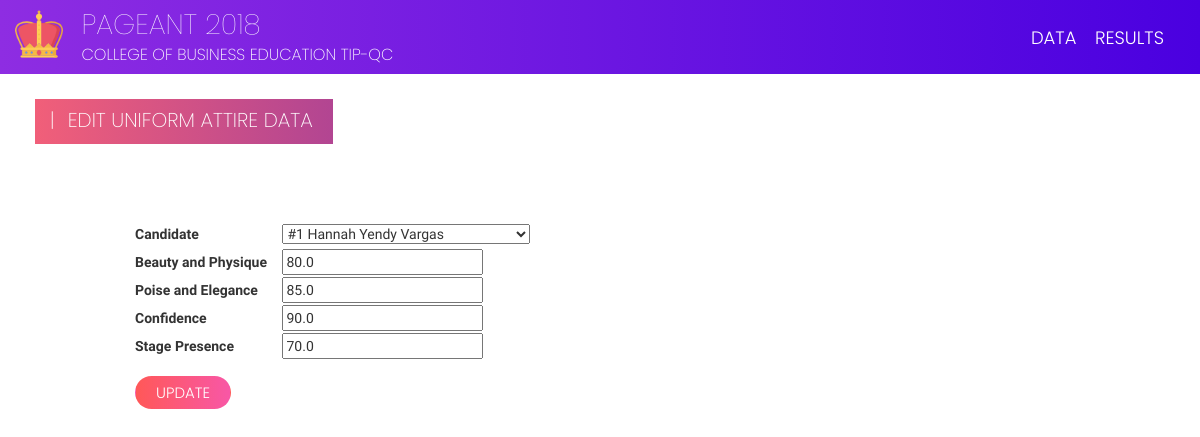
Page /candidates/uniform_attire/1/edit/ (signed in) on the committed database.
### candidates/models.py (models this page shows, shortened)
class UniformAttire(models.Model):
    candidate = models.ForeignKey(Candidate, on_delete=models.CASCADE)
    judge = models.ForeignKey(User, on_delete=models.CASCADE)
    poise_and_bearing = models.FloatField(validators=[MaxValueValidator(100), MinValueValidator(0)])
    personality = models.FloatField(validators=[MaxValueValidator(100), MinValueValidator(0)])
    beauty = models.FloatField(validators=[MaxValueValidator(100), MinValueValidator(0)])
    performance_and_confidence = models.FloatField(validators=[MaxValueValidator(100), MinValueValidator(0)])
    total = models.FloatField(null=True)

### candidates/views.py (the view)
# urls.py: path('uniform_attire/<int:pk>/edit/', views.uniform_attire_edit, name='uniform_attire_edit'),
@login_required(login_url='admin:login')
def uniform_attire_edit(request, pk):
    uniform_attire = get_object_or_404(UniformAttire, pk=pk)
    if request.method == "POST":
        form = UniformAttireForm(request.POST, instance=uniform_attire)
        if form.is_valid():
            uniform_attire = form.save(commit=False)
            uniform_attire.judge = request.user
            uniform_attire.total = float(
                uniform_attire.poise_and_bearing / 100.0000 * 40 +
                uniform_attire.personality / 100.0000 * 20 +
                uniform_attire.beauty / 100.0000 * 20 +
                uniform_attire.performance_and_confidence / 100.0000 * 20)
            uniform_attire.save()
            uniform_attire_compute_total(request.POST['candidate'])
            return redirect('candidates:uniform_attire_list')
    else:
        form = UniformAttireForm(instance=uniform_attire)
        return render(request, 'candidates/uniform_attire_edit.html', {'form': form})

### candidates/forms.py
class UniformAttireForm(forms.ModelForm):
    class Meta:
        model = UniformAttire
        fields = ('candidate', 'poise_and_bearing', 'personality', 'beauty', 'performance_and_confidence')

### candidates/models.py (called while the page is built)
    def __str__(self):
        return "#" + str(self.idx) + " " +  self.first_name + " " + self.last_name

### candidates/templates/candidates/uniform_attire_edit.html (shortened to what this page needs)
{% extends 'add.html' %}
{% load static %}
{% block form %}
<link href="{% static 'css/add.css' %}" rel="stylesheet"/>
<div class="page-label-box">
    <h2 class="page-label">|<span style="padding-right: 8px;">  </span>Edit Uniform Attire Data</h2>
</div>
<div id="frm-container" style="margin-left: 10vw; margin-top: 10vh;">
    <form method="POST" class="frm post-form">{% csrf_token %}
        <div class="fieldWrapper form-candidate">
            <label style="width: 12vw;" class="form-label" for="{{ form.candidate.id_for_label }}">Candidate</label>
            {{ form.candidate }}
        </div>
        <div class="fieldWrapper form-input-text">
            <label style="width: 12vw;" class="form-label" for="{{ form.poise_and_bearing.id_for_label }}">Beauty and
                Physique</label>
            {{ form.poise_and_bearing }}
        </div>
        <div class="fieldWrapper form-input-text">
            <label style="width: 12vw;" class="form-label" for="{{ form.personality.id_for_label }}">Poise and
                Elegance</label>
            {{ form.personality }}
        </div>
        <div class="fieldWrapper form-input-text">
            <label style="width: 12vw;" class="form-label" for="{{ form.beauty.id_for_label }}">Confidence</label>
            {{ form.beauty }}
        </div>
        <div class="fieldWrapper form-input-text">
            <label style="width: 12vw;" class="form-label" for="{{ form.performance_and_confidence.id_for_label }}">Stage
                Presence</label>
            {{ form.performance_and_confidence }}
        </div>
        <button type="submit" class="save btn btn-x" style="border-radius: 20px; padding: 5px 20px 5px 20px; color: white; margin-left: 0; background: #f857a6; background: -webkit-linear-gradient(to right, #ff5858, #f857a6); background: linear-gradient(to right, #ff5858, #f857a6);">
            Update
        </button>
    </form>
</div>
{% endblock %}

### staticfiles/css/base.css (style rules this page uses)
p, td, a, .btn-x { font-family: "Raleway", -apple-system, BlinkMacSystemFont, "Segoe UI", Roboto, "Helvetica Neue", Arial, sans-serif; font-weight: 300; }
.btn-x { text-transform: uppercase; border-radius: 0; }
h1, h2, h3, h4, h5, h6 { font-weight: 200; font-family: "Poppins", -apple-system, BlinkMacSystemFont, "Segoe UI", Roboto, "Helvetica Neue", Arial, sans-serif; }
.page-label { text-transform: uppercase; padding-left: 15px; margin-top: 10px; padding-right: 20px; font-size: 20px; font-weight: 200; color: white; }
.page-label-box { background: #B24592; background: -webkit-linear-gradient(to right, #F15F79, #B24592); background: linear-gradient(to right, #F15F79, #B24592); display: inline-block; margin-left: 20px; height: 45px; margin-top: 25px; }
body { font-family: "Raleway", -apple-system, BlinkMacSystemFont, "Segoe UI", Roboto, "Helvetica Neue", Arial, sans-serif; font-weight: 400; }
.btn-x { margin-top: 15px; margin-left: -15px; font-family: "Poppins", -apple-system, BlinkMacSystemFont, "Segoe UI", Roboto, "Helvetica Neue", Arial, sans-serif; font-weight: 300; font-size: 15px; padding-top: 8px; }

### staticfiles/css/add.css (style rules this page uses)
#frm-container { margin-left: 10vw; }

### candidates/templates/candidates/uniform_attire_edit.html (style rules this page uses)
* { font-weight: 500; }

### rows in the picture
UniformAttire: candidate "#1 Hannah Yendy Vargas", poise_and_bearing "80.0", personality "85.0", beauty "90.0", performance_and_confidence "70.0"
